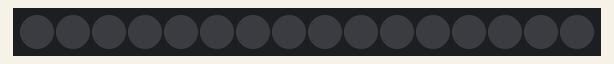
A sketch run on a simulated Arduino Uno, built with avr-gcc and run on an emulated ATmega328P. On the bench: 16 RGB LEDs in strip order, left to right. Dim RGB values are drawn brighter than linear.

Above: at 0.1 s.
At 0.6 s:
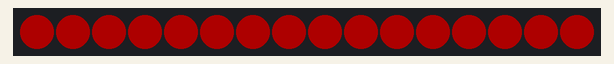
At 1.1 s:
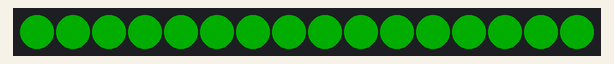

The sketch:

RSJ_forloop.ino
```cpp
// RGBW (Red Green Blue White Neo-Pixel starter code
// 16 LEDS  increment
// CW Coleman 170413
int clearColor();
int redColor();
int greenColor;
int blueColor();
#include <Adafruit_NeoPixel.h>
#ifdef __AVR__
  #include <avr/power.h>
#endif

#define PIN 6

#define NUM_LEDS 16

#define BRIGHTNESS 50

Adafruit_NeoPixel strip = Adafruit_NeoPixel(NUM_LEDS, PIN, NEO_GRBW + NEO_KHZ800);


void setup() {
  Serial.begin(115200);
  strip.setBrightness(BRIGHTNESS);
  strip.begin();
  strip.show(); // Initialize all pixels to 'off'
}

// Initialize some variables for the void loop()


void loop() {
  clearColor();
  redColor();
//  greenColor();
  //extra
  blueColor();


}

int clearColor(){
  int red = 1, green = 0, blue = 0, white = 0;
int wait = 500;
int led = 0;
int i;
   for ( led = 0; led < 16; led++){
    strip.setPixelColor(led, red, green , blue, white);
  }//end of for loop
    strip.show();
    delay(wait);
    red = red + 9;
    green = green + 15;
    blue = blue + 32;
    white = white + 1;

    if (red > 255) red = 0;
    if (green > 255) green = 0;
    if (blue > 255) blue = 0;
    if (white > 50) white = 0;

    if (red < 0) red = 255;
    if (green  < 0) green = 255;
    if (blue < 0) blue = 255;
    if (white  < 0 ) white = 50;
}
int redColor(){
  int red = 255, green = 0, blue = 0, white = 1;
int wait = 500;
int led = 0;
int i;
   for ( led = 0; led < 16; led++){
    strip.setPixelColor(led, red, green , blue, white);
  }//end of for loop
    strip.show();
    delay(wait);
    red = red + 9;
    green = green + 15;
    blue = blue + 32;
    white = white + 1;

    if (red > 255) red = 0;
    if (green > 255) green = 0;
    if (blue > 255) blue = 0;
    if (white > 50) white = 0;

    if (red < 0) red = 255;
    if (green  < 0) green = 255;
    if (blue < 0) blue = 255;
    if (white  < 0 ) white = 50;
}

int blueColor(){

int red = 0, green = 255, blue = 0, white = 1;
int wait = 500;
int led = 0;
int i;
   for ( led = 0; led < 16; led++){
    strip.setPixelColor(led, red, green , blue, white);
  }//end of for loop
    strip.show();
    delay(wait);
    red = red + 9;
    green = green + 15;
    blue = blue + 32;
    white = white + 1;

    if (red > 255) red = 0;
    if (green > 255) green = 0;
    if (blue > 255) blue = 0;
    if (white > 50) white = 0;

    if (red < 0) red = 255;
    if (green  < 0) green = 255;
    if (blue < 0) blue = 255;
    if (white  < 0 ) white = 50;
}
```

Measured:
- by itself, everything shown: repeats every 1.5 s, in 3 steps
- what the display in image 1 shows lasts 0.5 s, from 0.5 s to 1.0 s
